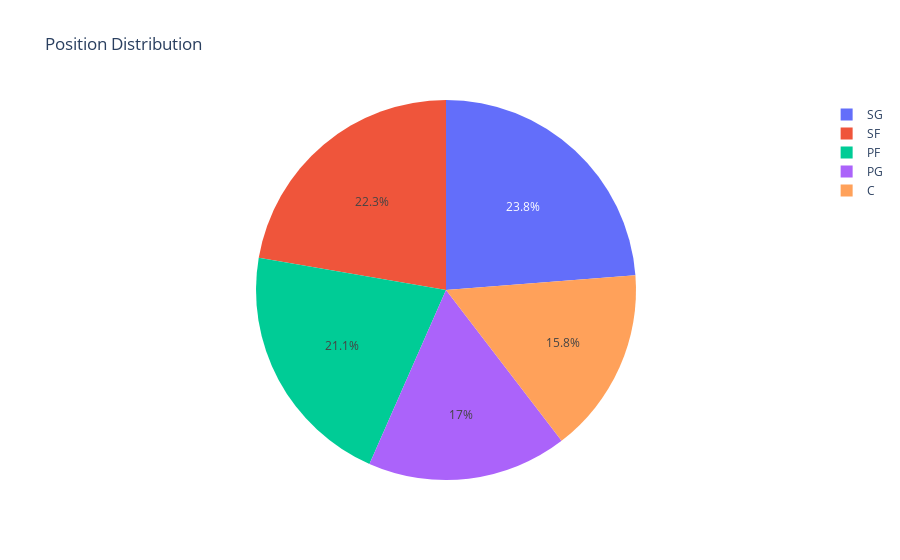

Notebook cell for this chart:
### Code cell
fig = px.pie(values=position_counts.values(), names=position_counts.keys(), title = 'Position Distribution')
fig.show()

### Figure 1 — Plotly figure (JSON) as saved in the notebook; plotly's stock layout.template omitted (floating-point values rounded to 4 significant figures)
{"data": [{"domain": {"x": [0, 1], "y": [0, 1]}, "hovertemplate": "label=%{label}<br>value=%{value}<extra></extra>", "labels": ["C", "PG", "SG", "PF", "SF"], "legendgroup": "", "name": "", "showlegend": true, "type": "pie", "values": [54, 58, 81, 72, 76]}], "layout": {"legend": {"tracegroupgap": 0}, "title": {"text": "Position Distribution"}}}
